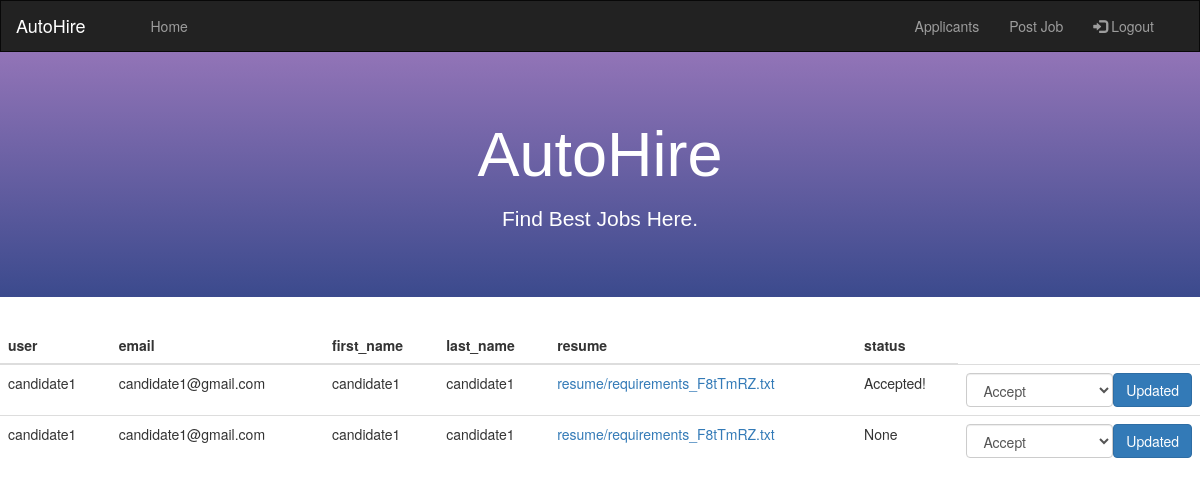
The app's page /recive_job_applications/ (signed in) with its own data.
### home/models.py (models this page shows, shortened)
class recive_job_applications(models.Model):
    user = models.ForeignKey(User, on_delete=models.CASCADE)
    email = models.CharField(max_length=200)
    phone_number = models.CharField(max_length=200)
    first_name = models.CharField(max_length=200)
    last_name = models.CharField(max_length=200)
    resume = models.FileField(max_length=200)
    status = models.CharField(max_length=20, null=True, blank=True)
    applied_by=models.CharField(max_length=200, null=True)
    job_created_by = models.CharField(max_length=200, null=True)

### home/views.py (the view)
# urls.py: path('recive_job_applications/',views.recivejobapplications,name='recivejobapplications'),
def recivejobapplications(request):
    recivejob = recive_job_applications.objects.filter( job_created_by=request.user)
    return render(request, 'home/recive_job_applications.html',{'recivejob':recivejob})

### home/templatetags/has_group.py (called while the page is built)
@register.filter(name='has_group')
def has_group(user, group_name):
    return user.groups.filter(name=group_name).exists()

### home/templates/home/recive_job_applications.html (shortened to what this page needs)
{% load has_group %}
<!DOCTYPE html>
<html lang="en">
<head>
  <link rel="stylesheet" href="https://maxcdn.bootstrapcdn.com/bootstrap/3.4.1/css/bootstrap.min.css">
</head>
<body>
<nav class="navbar navbar-inverse">
  <div class="container-fluid">
    <div class="navbar-header">
      <h4 class="top-heading">AutoHire</h4>
    </div>
    <div class="collapse navbar-collapse" id="myNavbar">
      <ul class="nav navbar-nav">
        <li><a href="{% url 'home:index' %}">Home</a></li>
        </ul>
      <ul class="nav navbar-nav navbar-right">
      {% if user.is_authenticated %}
        {% if request.user|has_group:"Employer" %}
          <li><a href="{% url 'home:recivejobapplications' %}" class="mr-2 text-light">Applicants</a></li>
          <li><a href="{% url 'home:job' %}" class="mr-2 text-light">Post Job</a></li>
        {% elif request.user|has_group:"Candidate" %}
          <li><a href="{% url 'home:job_create_list' %}" class="mr-2 text-light" >Jobs</a></li>
          <li><a href="{% url 'resume:resume' %}" class="mr-2 text-light" >Resume</a></li>
          <li><a href="{% url 'home:after_apply' %}" class="mr-2 text-light" >history</a></li>
        {% endif %}
        <li><a href="{% url 'accounts:logout' %}">{% csrf_token %}<span class="glyphicon glyphicon-log-in"></span> Logout</a></li>
      </ul>
      {% endif %}
    </div>
  </div>
</nav>
<div class="jumbotron" style="
  font-family: Montserrat,sans-serif;
  background-image: linear-gradient(180deg, #9274b7, #3b4a8d);
  " >
  <div class="container text-center" style="color:white">
    <p  ><h1>AutoHire</h1></p>
    <p style="color:white;">Find Best Jobs Here.</p>
  </div>
</div>
<table class="table">
  <thead class="thead-dark">
    <tr>
      <th scope="col">user</th>
      <th scope="col">email</th>
      <th scope="col">first_name</th>
      <th scope="col">last_name</th>
      <th scope="col">resume</th>
      <th scope="col">status</th>
    </tr>
  </thead>
  <tbody>
  {% for j in recivejob %}
    <tr>
      <td>{{ j.user }}</td>
      <td>{{ j.email }}</td>
      <td>{{ j.first_name }}</td>
      <td>{{ j.last_name }}</td>
      <td><a href="{% url 'home:open_resume' j.id %}">{{j.resume}}</a></td>
      <td>{{ j.status }}</td>
      <td>
        <form method="POST" action="{% url 'home:update_status' j.id %}" style="display: flex;">
            <select class="form-control" name="status">
                <option value="Accept" selected="Selected">Accept</option>
            </select>
            <button type="submit" class="btn btn-primary">Updated</button>
        </form>
    </td>
    </tr>
  {% endfor%}
  </tbody>
</table>
</body>
</html>

### home/templates/home/recive_job_applications.html (style rules this page uses)
.navbar { margin-bottom: 0; border-radius: 0; }
ul.nav.navbar-nav { margin: 0 0 0 50px; }
.top-heading { margin-top:15px; color:#fff; }

### records on screen
recive_job_applications: user "candidate1", email "candidate1@gmail.com", first_name "candidate1", last_name "candidate1", resume "resume/requirements_F8tTmRZ.txt", status "Accepted!"
recive_job_applications: user "candidate1", email "candidate1@gmail.com", first_name "candidate1", last_name "candidate1", resume "resume/requirements_F8tTmRZ.txt", status "None"
